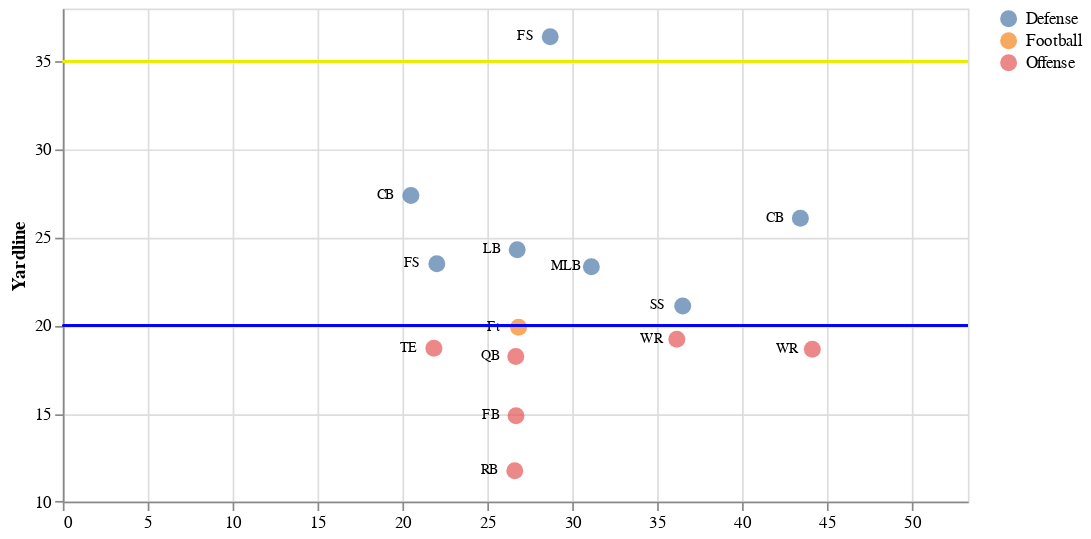

Notebook code for this chart:
### Code cell
# Below is an example of how to create the full chart.
create_full_chart(positions, game_id, play_id, n_cuts=20)

### Figure 1 — Vega-Lite specification as saved in the notebook (floating-point values rounded to 4 significant figures; data arrays with more than 128 entries replaced by an {"elided": "..."} marker saying what was removed)
{"usermeta": {"embedOptions": {"theme": "fivethirtyeight"}}, "config": {"view": {"continuousWidth": 400, "continuousHeight": 300}}, "layer": [{"mark": {"type": "circle", "dx": 5, "dy": 5, "size": 100}, "encoding": {"color": {"type": "nominal", "field": "off", "title": null}, "tooltip": [{"type": "nominal", "field": "position"}], "x": {"type": "quantitative", "field": "y_dir", "scale": {"domain": [0, 53.3]}, "title": null}, "y": {"type": "quantitative", "field": "x_dir", "scale": {"zero": false}, "title": "Yardline"}}, "selection": {"selector002": {"type": "single", "fields": ["time_cuts"], "bind": {"input": "select", "options": [1.0, 2.0, 3.0, 4.0, 5.0, 6.0, 7.0, 8.0, 9.0, 10.0, 11.0, 12.0, 13.0, 14.0, 15.0, 16.0, 17.0, 18.0, 19.0, 20.0], "name": "Time cut\n"}, "init": {"time_cuts": 1}}}}, {"mark": {"type": "text", "dx": -15, "fontSize": 8}, "encoding": {"text": {"type": "nominal", "field": "position"}, "x": {"type": "quantitative", "field": "y_dir", "scale": {"domain": [0, 53.3]}, "title": null}, "y": {"type": "quantitative", "field": "x_dir", "scale": {"zero": false}, "title": "Yardline"}}}, {"mark": {"type": "rule", "color": "#ECEC01"}, "encoding": {"y": {"type": "quantitative", "field": "yardline_first_dir"}}}, {"mark": {"type": "rule", "color": "blue"}, "encoding": {"y": {"type": "quantitative", "field": "yardline_dir"}}}], "data": {"name": "data-aa9695a9a4f198b01c0d909548921114"}, "height": 290.4, "transform": [{"filter": {"selection": "selector002"}}], "width": 533.0, "$schema": "https://vega.github.io/schema/vega-lite/v4.8.1.json", "datasets": {"data-aa9695a9a4f198b01c0d909548921114": {"elided": "280 records"}}}
